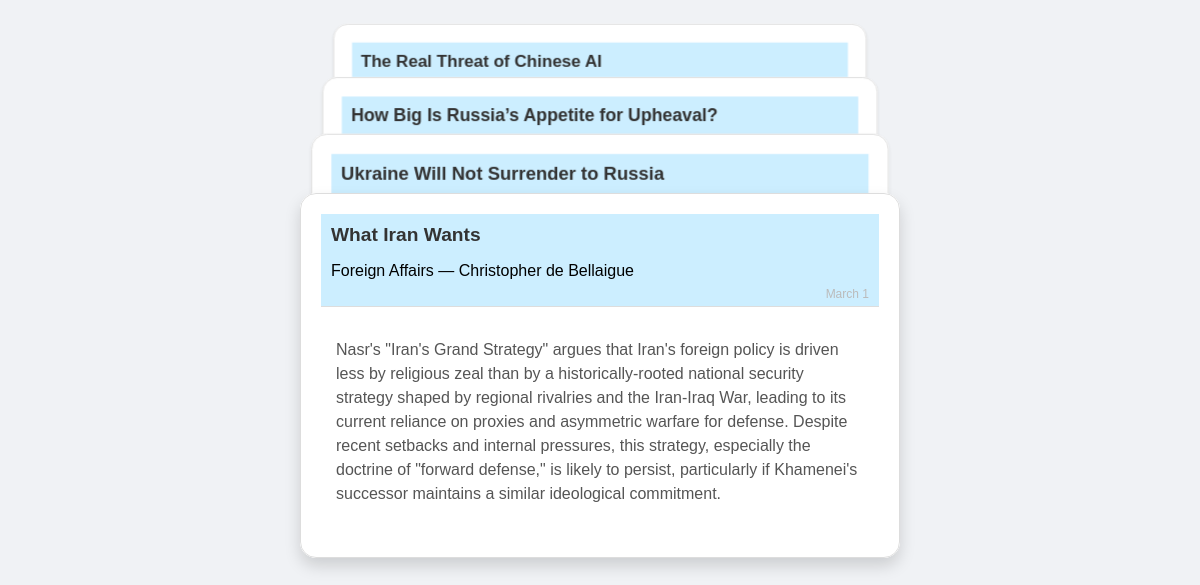
/, run on an earlier commit of the app's database.
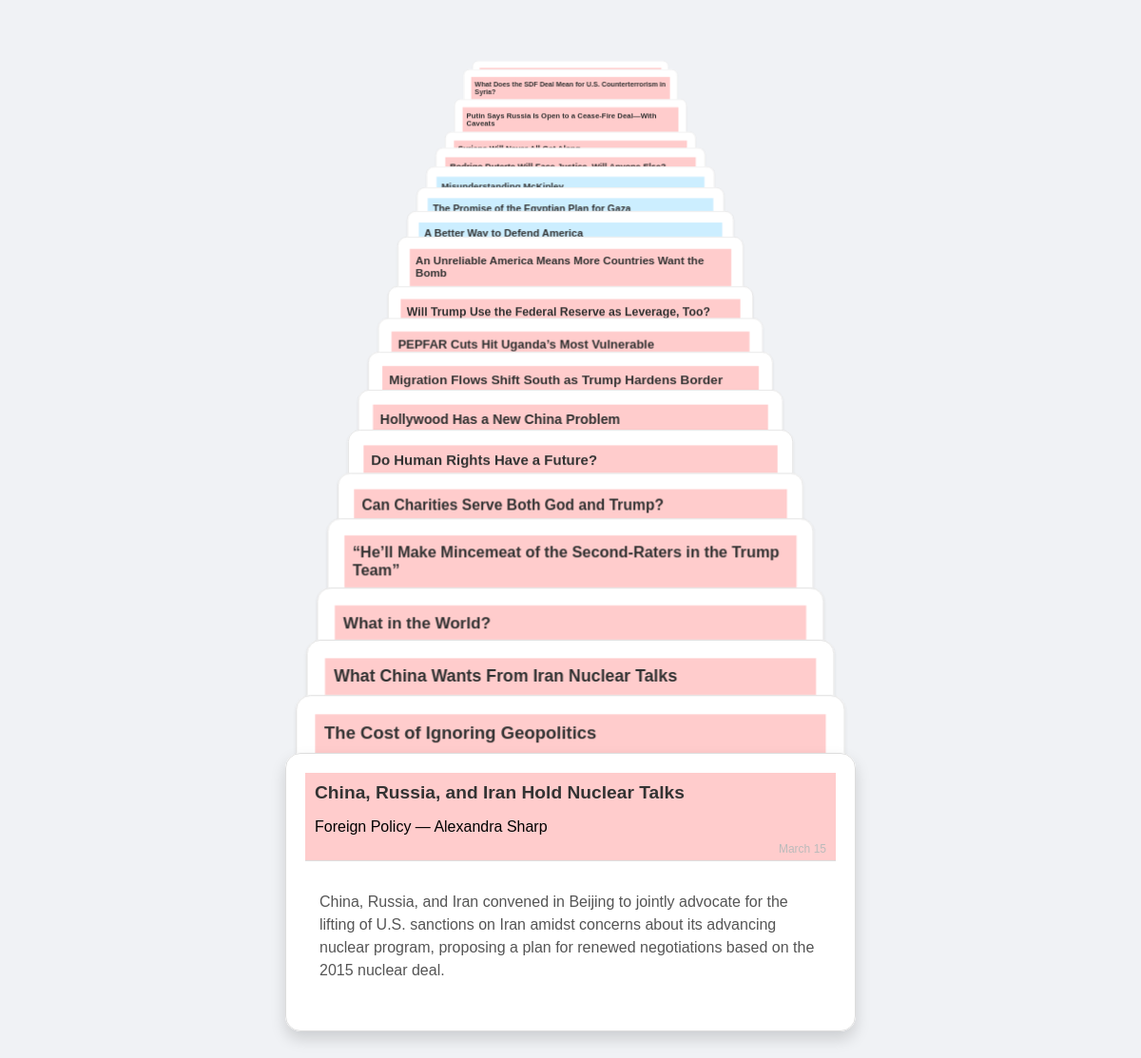
And on a later commit of the database.
### tables this page shows
CREATE TABLE articles (
            id INTEGER PRIMARY KEY AUTOINCREMENT,
            source TEXT,
            url TEXT UNIQUE,
            title TEXT,
            author TEXT,
            article_text TEXT,
            core_thesis TEXT,
            detailed_abstract TEXT,
            supporting_data_quotes TEXT,
            date_added TIMESTAMP DEFAULT CURRENT_TIMESTAMP
        );

### app.py (the view)
@app.route('/')
def home():
    articles = get_latest_articles(limit=20)
    return render_template('index.html', articles=articles)

### templates/index.html (shortened to what this page needs)
<!DOCTYPE html>
<html lang="en">
<head>
  <link rel="stylesheet" href="{{ url_for('static', filename='styles.css') }}">
</head>
<body>
  <div class="deck">
    {% for article in articles %}
      <div class="card" data-state="0">
        <div class="card-inner">
          <div class="card-front">
            <div class="card-title-container {{ 'fp-title' if article.source == 'Foreign Policy' else 'fa-title' }}">
              <h2 class="card-title">{{ article.title }}</h2>
              <p class="article-source">{{ article.source }} — {{ article.author }}</p>
              <span class="article-date">{% set month_map = {
                '01': 'January',
                '02': 'February',
                '03': 'March',
                '04': 'April',
                '05': 'May',
                '06': 'June',
                '07': 'July',
                '08': 'August',
                '09': 'September',
                '10': 'October',
                '11': 'November',
                '12': 'December'
              } %}
              {% set date_text = article.date_added.split(' ')[0] %}
              {% set parts = date_text.split('-') %}
              {{ month_map[parts[1]] }} {{ parts[2].lstrip('0') }}</span>
            </div>
            <div class="card-content">
              <p>{{ article.core_thesis }}</p>
            </div>
          </div>
          <div class="card-back">
            <div class="card-title-container {{ 'fp-title' if article.source == 'Foreign Policy' else 'fa-title' }}">
              <h2 class="card-title">{{ article.title }}</h2>
              <p class="article-source">{{ article.source }} — {{ article.author }}</p>
              <span class="article-date">{% set month_map = {
                '01': 'January',
                '02': 'February',
                '03': 'March',
                '04': 'April',
                '05': 'May',
                '06': 'June',
                '07': 'July',
                '08': 'August',
                '09': 'September',
                '10': 'October',
                '11': 'November',
                '12': 'December'
              } %}
              {% set date_text = article.date_added.split(' ')[0] %}
              {% set parts = date_text.split('-') %}
              {{ month_map[parts[1]] }} {{ parts[2].lstrip('0') }}</span>
            </div>
            <div class="card-content">
              <p>{{ article.detailed_abstract }}</p>
            </div>
          </div>
        </div>
      </div>
    {% endfor %}
  </div>
</body>
</html>

### static/styles.css (style rules this page uses)
body { font-family: 'Arial', sans-serif; background: #f0f2f5; display: flex; justify-content: center; align-items: flex-start; min-height: 100vh; margin: 0; padding: 20px; box-sizing: border-box; }
.deck { display: flex; flex-direction: column; align-items: center; width: 100%; max-width: 600px; perspective: 1500px; }
.card { width: 100%; overflow: hidden; transition: transform 0.3s ease, height 0.3s ease, margin-bottom 0.3s ease, box-shadow 0.3s ease; margin-bottom: 20px; background: #fff; border-radius: 16px; cursor: pointer; position: relative; }
.card.stacked { height: 40px; margin-bottom: calc(-30px + -2.7px * var(--depth)); transform: translateZ(calc(-7px * var(--depth))) scale(calc(1 - 0.033 * var(--depth))); z-index: calc(100 - var(--depth)); box-shadow: 0 2px 4px rgba(0, 0, 0, 0.1); transform-origin: top; }
.card.expanded, .card.flipped { transform: translateZ(0) scale(1); z-index: 101; box-shadow: 0 8px 16px rgba(0, 0, 0, 0.15); }
.card-inner { position: relative; width: 100%; height: 100%; transition: transform 0.6s; transform-style: preserve-3d; }
.card-front, .card-back { position: absolute; width: 100%; backface-visibility: hidden; background: #fff; padding: 20px; box-sizing: border-box; border: 1px solid #ddd; border-radius: 16px; }
.card-front { transform: rotateY(0deg); }
.card-back { transform: rotateY(180deg); }
.article-date { position: absolute; bottom: 5px; right: 10px; font-size: 0.75em; color: #bbb; font-weight: normal; }
.card-title-container { padding: 10px; background: #e9ecef; border-bottom: 1px solid #ddd; position: relative; }
.card-title { margin: 0; font-size: 1.2em; color: #333; }
.card-content { padding: 15px; font-size: 1em; line-height: 1.5; color: #555; }
.fp-title { background-color: #ffcccc; }
.fa-title { background-color: #cceeff; }
.card-back .card-content p { white-space: pre-wrap; }

What changed in the data, as far as the page shows it:
no longer on this page (row unchanged): articles: title "The Real Threat of Chinese AI", source "Foreign Affairs" (drawn)
no longer on this page (row unchanged): articles: title "How Big Is Russia’s Appetite for Upheaval?", source "Foreign Affairs" (drawn)
no longer on this page (row unchanged): articles: title "Ukraine Will Not Surrender to Russia", source "Foreign Affairs" (drawn)
no longer on this page (row unchanged): articles: title "What Iran Wants", source "Foreign Affairs", author "Christopher de Bellaigue", month_map "March", parts "1", core_thesis "Nasr's \"Iran's Grand Strategy\" argues that Iran's foreign policy is driven less by religious zeal than by a historically-rooted national security strategy shaped by regional rivalries and the Iran-Iraq War, leading to its current reliance on proxies and asymmetric warfare for defense. Despite recent setbacks and internal pressures, this strategy, especially the doctrine of \"forward defense,\" is likely to persist, particularly if Khamenei's successor maintains a similar ideological commitment."
added articles: title "What Does the SDF Deal Mean for U.S. Counterterrorism in Syria?"
added articles: title "Putin Says Russia Is Open to a Cease-Fire Deal—With Caveats"
added articles: title "Misunderstanding McKinley", source "Foreign Affairs" (drawn)
added articles: title "The Promise of the Egyptian Plan for Gaza", source "Foreign Affairs" (drawn)
added articles: title "A Better Way to Defend America", source "Foreign Affairs" (drawn)
added articles: title "An Unreliable America Means More Countries Want the Bomb"
added articles: title "Will Trump Use the Federal Reserve as Leverage, Too?"
added articles: title "PEPFAR Cuts Hit Uganda’s Most Vulnerable"
added articles: title "Migration Flows Shift South as Trump Hardens Border"
added articles: title "Hollywood Has a New China Problem"
added articles: title "Do Human Rights Have a Future?"
added articles: title "Can Charities Serve Both God and Trump?"
added articles: title "“He’ll Make Mincemeat of the Second-Raters in the Trump Team”"
added articles: title "What in the World?"
added articles: title "What China Wants From Iran Nuclear Talks"
added articles: title "The Cost of Ignoring Geopolitics"
added articles: title "China, Russia, and Iran Hold Nuclear Talks", source "Foreign Policy", author "Alexandra Sharp", month_map "March", parts "15", core_thesis "China, Russia, and Iran convened in Beijing to jointly advocate for the lifting of U.S. sanctions on Iran amidst concerns about its advancing nuclear program, proposing a plan for renewed negotiations based on the 2015 nuclear deal."
